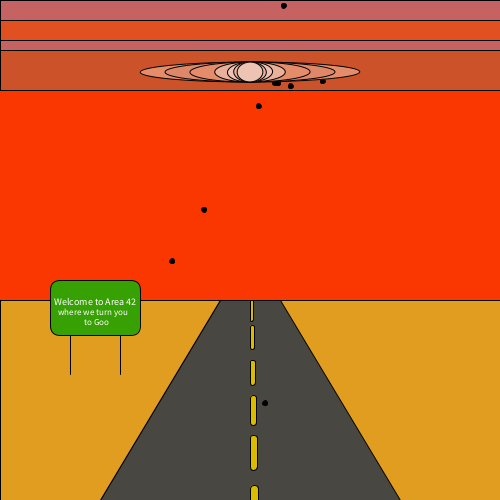
Frame 1 (no input)
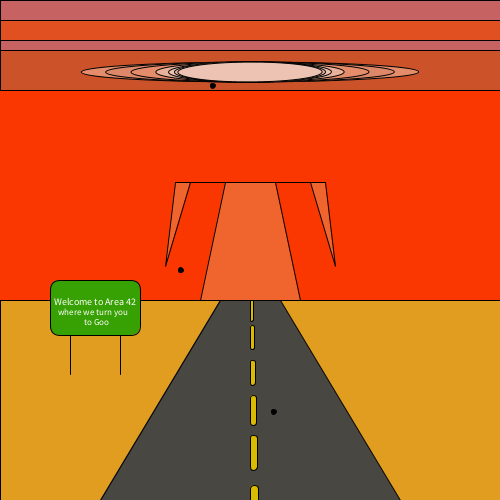
Frame 60 (the mouse pressed at the canvas centre just before this capture)
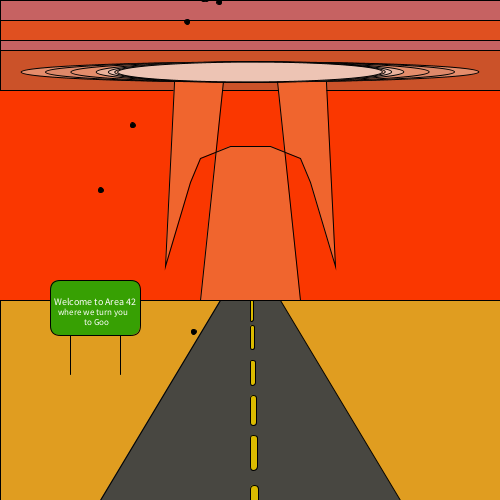
Frame 120 (the mouse held since frame 60 and released just before this capture)

The Processing sketch that drew these frames (run headless with seeded random() and noise(); from frame 60 on, the mouse is pressed at the canvas centre):

// Processing sketch: alex_felberbaum_sem1_project
// ── alex_felberbaum_sem1_project.pde
//alex felberbaum  6/28/22
//end of semester 1 final project
//minimum completed/ goal:make mushroom bigger and control dust//max make starhip enterprise pop out of mushroom cloud
//and or make a car speeding down the road

//needed extra random variables
float rndm1;

float rndm2;

float rndm3;

float rndm4;

float rndm5;

float rndm6;

float rndm7;

float rndm8;

float rndm9;

float rndm10;

float rndm11;

float rndm12;

float rndm13;

float rndm14;

float rndm15;

float rndm16;

float rndm17;

float rndm18;

float rndm19;

float rndm20;
//control debris x
float x;
//control debris y
float y;
//control size of halo
float haloSize;
//to expand nuke mushroom
float mY;
//top of mushroom
float mtop1;

float mtop2;

float mtop3;

float mtop4;

float mtop5;

float mtop6;

float mtop7;

float mtop8;

float mtop9;


void setup() {
  size (500, 500);
  haloSize=20;

  mtop1=228;
  mtop2=222;
  mtop3=210;
  mtop4=168;
  mtop5=125;
  mtop6=105;
  mtop7=105;
  mtop8=135;
  mtop9=100;

  //mY=-300;

  x=random(195, 310);
  y=random(100, 165);

  rndm1=random(-10, 10);
  rndm2=random(-20, 20);
  rndm3=random(-30, 30);
  rndm4=random(-40, 40);
  rndm5=random(-50, 50);
  rndm6=random(-60, 60);
  rndm7=random(-70, 70);
  rndm8=random(-80, 80);
  rndm9=random(-90, 90);
  rndm10=random(-100, 100);
  rndm11=random(-110, 110);
  rndm12=random(-120, 120);
  rndm13=random(-130, 130);
  rndm14=random(-140, 140);
  rndm15=random(-150, 150);
  rndm16=random(-160, 160);
  rndm17=random(-170, 170);
  rndm18=random(-180, 180);
  rndm19=random(-190, 190);
  rndm20=random(-200, 200);
}
void draw() {
  background(250, 55, 000);


  //ground
  fill(#E09D20);
  rect(0, 300, 500, 300);


  //sky
  fill(#C66262);
  rect(0, 0, 500, 90);
  fill(#E05020);
  rect(0, 20, 500, 20);
  fill(#CB5229);
  rect(0, 50, 500, 40);

  //road sign(not to be confused with the non-fiction activities of area 42 which are....Classified
  line(70, 374, 70, 328);
  line(120, 374, 120, 328);
  fill(#37A003);
  rect(50, 280, 90, 55, 10);
  fill(255);
  textSize(10);
  text("Welcome to Area 42", 54, 305);
  textSize(9);
  text("where we turn you", 58, 315);
  text("to Goo", 84, 325);
  //road
  fill(#484741);
  beginShape();
  vertex(220, 300);
  vertex(280, 300);
  vertex(400, 500);
  vertex(100, 500);
  vertex(220, 300);
  endShape();


  //road marker
  push();
  strokeWeight(1);
  fill(#DBBB00);
  rect(250, 300, 3, 21, 10);
  rect(250, 325, 4, 24, 10);
  rect(250, 360, 5, 25, 10);
  rect(250, 395, 6, 30, 10);
  rect(250, 435, 7, 35, 10);
  rect(250, 485, 8, 40, 10);
  pop();




  //nuclear mushroom


  fill(#F0652E);
  beginShape();
  vertex(200, 300);
  vertex(300, 300);
  vertex(275, 200+mtop9);
  vertex(275, 165+mtop8);
  vertex(295, 195+mtop7);
  vertex(305, 195+mtop6);
  vertex(325, 175+mtop5);
  vertex(335, 132+mtop4);
  vertex(310, 90+mtop3);
  vertex(300, 78+mtop2);
  vertex(270, 72+mtop1);
  //left half
  vertex(230, 72+mtop1);
  vertex(200, 78+mtop2);
  vertex(190, 90+mtop3);
  vertex(165, 132+mtop4);
  vertex(175, 175+mtop5);
  vertex(195, 195+mtop6);
  vertex(205, 195+mtop7);
  vertex(225, 165+mtop8);
  vertex(225, 200+mtop9);
  vertex(200, 300);
  endShape();



  mtop1=mtop1-2;
  mtop2=mtop2-2;
  mtop3=mtop3-2;
  mtop4=mtop4-2;
  mtop5=mtop5-2;
  mtop6=mtop6-2;
  mtop7=mtop7-2;
  mtop8=mtop8-2;
  mtop9=mtop9-2;

  //to stop the expansion of the mushtoom
  if (mtop1==72) {
    mtop1=mtop1+2;
  }
  if (mtop2==78) {
    mtop2=mtop2+2;
  }
  if (mtop3==90) {
    mtop3=mtop3+2;
  }
  if (mtop4==132) {
    mtop4=mtop4+2;
  }
  if (mtop5==175) {
    mtop5=mtop5+2;
  }
  if (mtop6==195) {
    mtop6=mtop6+2;
  }
  if (mtop7==195) {
    mtop7=mtop7+2;
  }
  if (mtop8==165) {
    mtop8=mtop8+2;
  }
  if (mtop9==200)
    mtop9=mtop9+2;





//debris from mushroom(external/internal)(if i had more time i would make them actual peices of furniture.
fill(0);
circle(x+rndm1, y+rndm11, 5);
circle(x+rndm2, y+rndm12, 5);
circle(x+rndm3, y-rndm13, 5);
circle(x-rndm4, y+rndm14, 5);
circle(x+rndm5, x+rndm15, 5);
//debris cycle 2(needed more debris with more randomness
circle(x+rndm6, y+rndm16, 5);
circle(x+rndm7, y+rndm17, 5);
circle(x+rndm8, y-rndm18, 5);
circle(x-rndm9, y+rndm19, 5);
circle(x+rndm10, x+rndm20, 5);

//halo's(Had trouble deciding amount of rings)
fill(#E58D6B);
arc(250, 72, haloSize+200, 20, (40), (180));
fill(#DE8869);
arc(250, 72, haloSize+150, 20, (40), (180));
fill(#E58D6B);
arc(250, 72, haloSize+100, 20, (40), (180));
fill(#EAB19A);
arc(250, 72, haloSize+50, 20, (40), (180));
fill(#EDC4B4);
arc(250, 72, haloSize+25, 20, (40), (180));
fill(#EAB19A);
arc(250, 72, haloSize+12.5, 20, (40), (180));
fill(#EDC4B4);
arc(250, 72, haloSize+6.25, 20, (40), (180));

haloSize=haloSize+2;
//the extra space was ment to allow debris to clear screeen before stopping as it would happen too soon.
if (haloSize>=550) {
  haloSize=-haloSize-2;
} else if (haloSize<=0 ) {
  haloSize=haloSize+2;
}
//this was something i did with extra time for the blast to carry the debris
//especialy they move faster/slower when the halo is expanding/restarting
if (haloSize>=0) {
  x=x+4;
  y=y+4;
}
if (x>500||x<0) {
  x=random(195, 310);
  y=random(131, 175);
  circle(x+rndm20, y-rndm15, 7);
  circle(x+rndm19, y-rndm14, 7);
  circle(x+rndm18, y-rndm13, 7);
  circle(x+rndm17, y-rndm12, 7);
  circle(x+rndm16, x-rndm11, 7);
}
if ((y>500||y<0)&&(haloSize<=0 && haloSize>=200)) {
  x=random(195, 310);
  y=random(130, 155);
  circle(x-rndm1, y+rndm10, 7);
  circle(x-rndm2, y+rndm9, 7);
  circle(x-rndm3, y+rndm8, 7);
  circle(x-rndm4, y+rndm7, 7);
  circle(x-rndm5, x+rndm6, 7);
}
if ((y>550||x<-2)||(x>550||y<-2));
{
  x=x-random(rndm1, rndm10);
  y=y+random(rndm10, rndm20);
}


}

void mouseClicked() {
  println(mouseX, mouseY);
}

//peer reveiw
//ethan:make the explosion expand
//sebastian:creat randomizers for each suct peice
